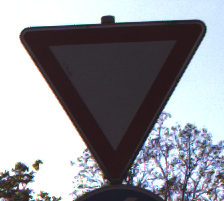
#> input picture lesson_4/data/yield.png, 224 x 201 px
$ jupyter execute HoughTransform.ipynb
#> lines starting #> are read from the running program, lines starting #| are printed output that depends on the picture
### Hough Transform

[cell 1]
import cv2
import math
import numpy as np
from matplotlib import pyplot as plt
plt.rcParams['figure.figsize'] = [15, 10]

[cell 2]
img = cv2.imread('data/yield.png')
#> img is the input picture: shape (201, 224, 3); mean B, G, R 152.4, 145.8, 145.1
img = cv2.cvtColor(img, cv2.COLOR_BGR2RGB)
gray = cv2.cvtColor(img, cv2.COLOR_RGB2GRAY)
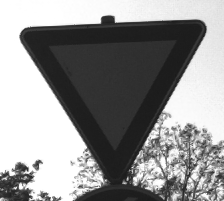
#> gray: shape (201, 224); min 26, max 255, mean 146.3
edges = cv2.Canny(gray, threshold1=100, threshold2=550)
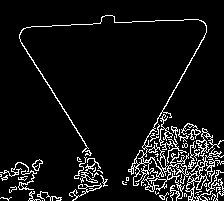
#> edges: shape (201, 224); 7.9% white in thin lines or dots

plt.subplot(121), plt.imshow(img)
plt.subplot(122), plt.imshow(edges, cmap='gray')
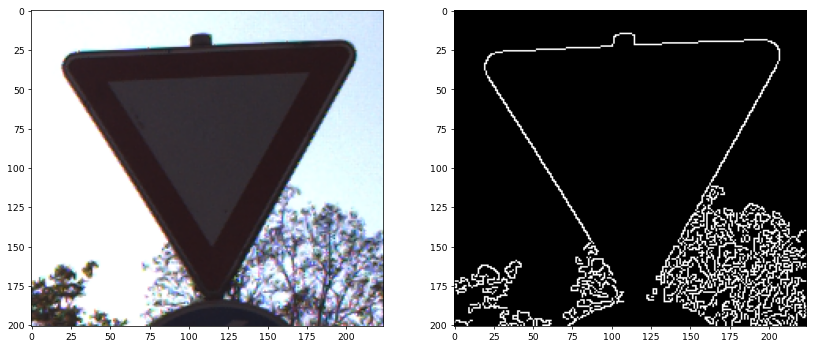
#> figure drawn by matplotlib, 2 panels

[cell 3]
lines = cv2.HoughLines(edges, rho=1, theta=2*np.pi/180, threshold=50)
#> lines = 102 rows, first 8: [4, 2.58], [26, 1.54], [195, 0.524], [196, 0.489], [205, 1.36], [199, 1.4], [210, 1.08], [175, 1.64]
hough = np.zeros_like(edges)

for i in range(0, len(lines[0:3])):
    rho = lines[i][0][0]
    theta = lines[i][0][1]
    a = math.cos(theta)
    b = math.sin(theta)
    x0 = a * rho
    y0 = b * rho
    pt1 = (int(x0 + 1000*(-b)), int(y0 + 1000*(a)))
    pt2 = (int(x0 - 1000*(-b)), int(y0 - 1000*(a)))
    cv2.line(hough, pt1, pt2, 255, 1, cv2.LINE_AA)
#> this loop made 3 passes
#> (rho, theta, a, b, x0, y0, pt1, pt2) on passes 1 to 3: (4, 2.58, -0.848, 0.53, -3.39, 2.12, (-533, -845), (526, 850)), (26, 1.54, 0.0349, 0.999, 0.907, 25.98, (-998, 60), (1000, -8)), (195, 0.524, 0.866, 0.5, 168.9, 97.5, (-331, 963), (668, -768))
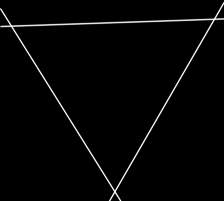
#> hough: shape (201, 224); min 0, max 253, mean 5.1

plt.subplot(121), plt.imshow(edges, cmap='gray')
plt.subplot(122), plt.imshow(hough, cmap='gray')
